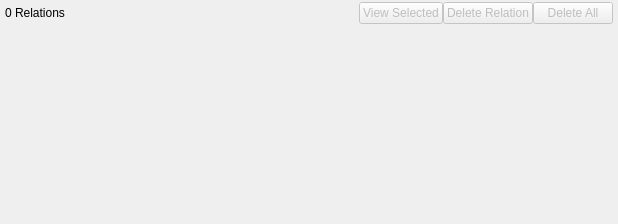
           <widget class="QWidget" name="scrollAreaWidgetContents_5">
            <property name="geometry">
             <rect>
              <x>0</x>
              <y>0</y>
              <width>618</width>
              <height>224</height>
             </rect>
            </property>
            <layout class="QVBoxLayout" name="verticalLayout_9">
             <property name="spacing">
              <number>0</number>
             </property>
             <property name="leftMargin">
              <number>5</number>
             </property>
             <property name="topMargin">
              <number>0</number>
             </property>
             <property name="rightMargin">
              <number>5</number>
             </property>
             <property name="bottomMargin">
              <number>0</number>
             </property>
             <item>
              <layout class="QHBoxLayout" name="relationsActionsLayout">
               <property name="leftMargin">
                <number>0</number>
               </property>
               <property name="topMargin">
                <number>2</number>
               </property>
               <property name="rightMargin">
                <number>0</number>
               </property>
               <property name="bottomMargin">
                <number>2</number>
               </property>
               <item>
                <widget class="QLabel" name="labelRelationsCount">
                 <property name="enabled">
                  <bool>true</bool>
                 </property>
                 <property name="text">
                  <string>0 Relations</string>
                 </property>
                </widget>
               </item>
               <item>
                <spacer name="spacerRelations">
                 <property name="orientation">
                  <enum>Qt::Horizontal</enum>
                 </property>
                 <property name="sizeHint" stdset="0">
                  <size>
                   <width>40</width>
                   <height>20</height>
                  </size>
                 </property>
                </spacer>
               </item>
               <item>
                <widget class="QPushButton" name="buttonViewRelation">
                 <property name="enabled">
                  <bool>false</bool>
                 </property>
                 <property name="text">
                  <string>View Selected</string>
                 </property>
                 <property name="icon">
                  <iconset>
                   <normaloff>:/æicons/prettyOffice/Start32.png</normaloff>:/æicons/prettyOffice/Start32.png</iconset>
                 </property>
                 <property name="iconSize">
                  <size>
                   <width>12</width>
                   <height>12</height>
                  </size>
                 </property>
                 <property name="flat">
                  <bool>false</bool>
                 </property>
                </widget>
               </item>
               <item>
                <widget class="QPushButton" name="buttonDeleteRelation">
                 <property name="enabled">
                  <bool>false</bool>
                 </property>
                 <property name="text">
                  <string>Delete Relation</string>
                 </property>
                 <property name="icon">
                  <iconset>
                   <normaloff>:/æicons/prettyOffice/delete232.png</normaloff>:/æicons/prettyOffice/delete232.png</iconset>
                 </property>
                 <property name="iconSize">
                  <size>
                   <width>12</width>
                   <height>12</height>
                  </size>
                 </property>
                 <property name="flat">
                  <bool>false</bool>
                 </property>
                </widget>
               </item>
               <item>
                <widget class="QPushButton" name="buttonDeleteAllRelations">
                 <property name="enabled">
                  <bool>false</bool>
                 </property>
                 <property name="text">
                  <string>Delete All</string>
                 </property>
                 <property name="icon">
                  <iconset>
                   <normaloff>:/æicons/prettyOffice/delete232.png</normaloff>:/æicons/prettyOffice/delete232.png</iconset>
                 </property>
                 <property name="iconSize">
                  <size>
                   <width>12</width>
                   <height>12</height>
                  </size>
                 </property>
                 <property name="flat">
                  <bool>false</bool>
                 </property>
                </widget>
               </item>
              </layout>
             </item>
             <item>
              <widget class="QTreeView" name="relationsTree">
               <property name="sizePolicy">
                <sizepolicy hsizetype="Expanding" vsizetype="Expanding">
                 <horstretch>1</horstretch>
                 <verstretch>0</verstretch>
                </sizepolicy>
               </property>
               <property name="contextMenuPolicy">
                <enum>Qt::CustomContextMenu</enum>
               </property>
               <property name="styleSheet">
                <string notr="true">QTreeView#relationsTree{
	background: transparent; 
	border:0;
}
</string>
               </property>
               <property name="frameShape">
                <enum>QFrame::NoFrame</enum>
               </property>
               <property name="frameShadow">
                <enum>QFrame::Plain</enum>
               </property>
               <property name="lineWidth">
                <number>0</number>
               </property>
               <property name="editTriggers">
                <set>QAbstractItemView::NoEditTriggers</set>
               </property>
               <property name="showDropIndicator" stdset="0">
                <bool>false</bool>
               </property>
               <property name="alternatingRowColors">
                <bool>false</bool>
               </property>
               <property name="rootIsDecorated">
                <bool>false</bool>
               </property>
               <property name="itemsExpandable">
                <bool>false</bool>
               </property>
               <property name="sortingEnabled">
                <bool>true</bool>
               </property>
               <property name="allColumnsShowFocus">
                <bool>true</bool>
               </property>
              </widget>
             </item>
            </layout>
           </widget>
